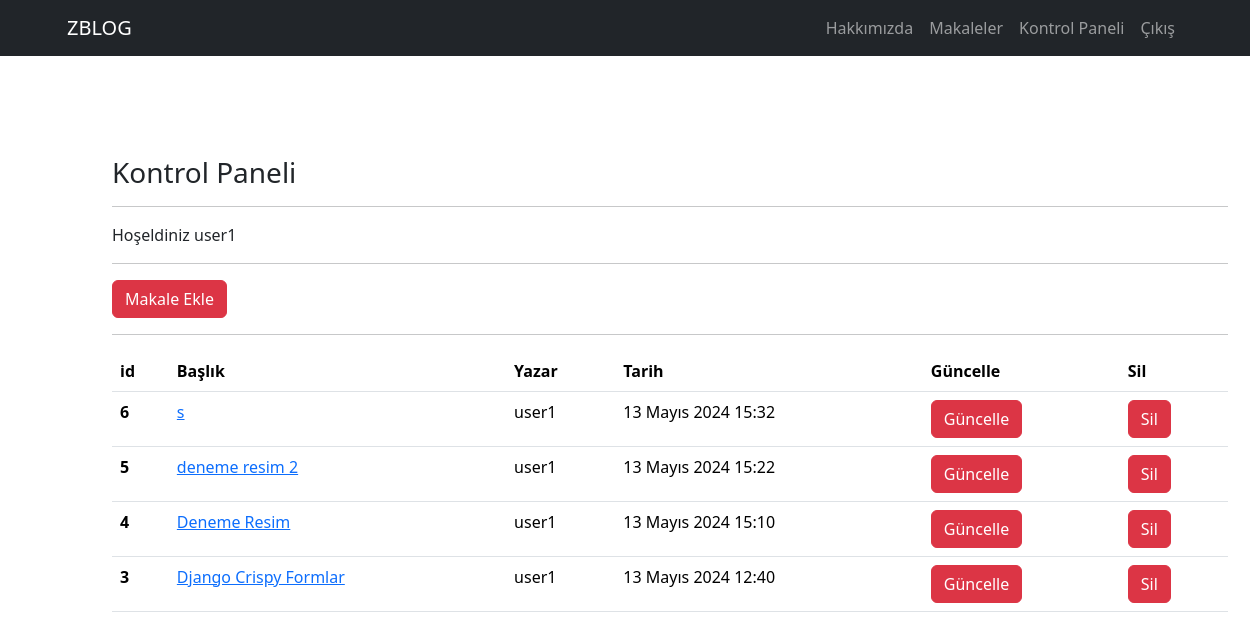
The page /articles/dashboard/ (signed in) on the database as committed earlier.
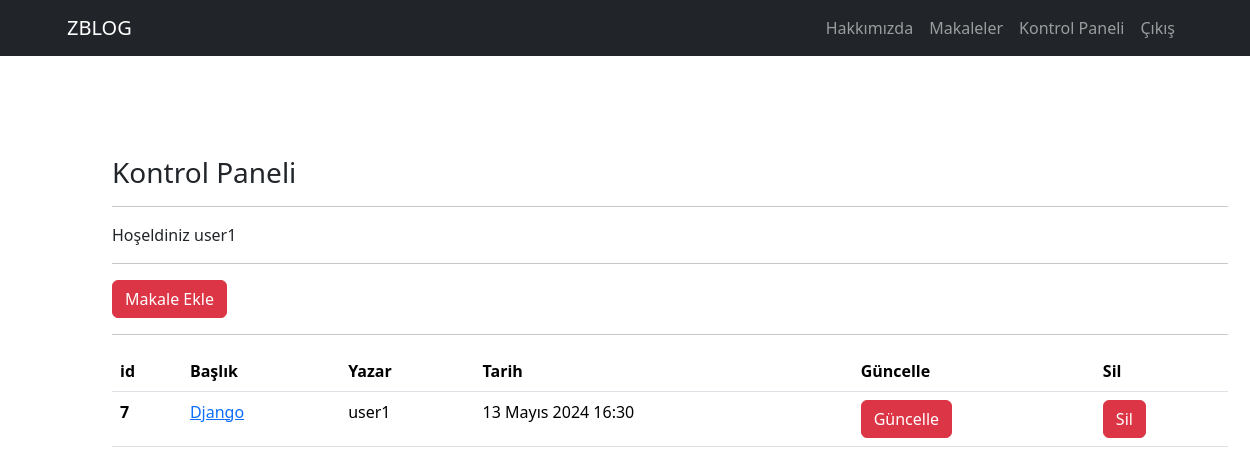
The same page on the database as committed later.
### article/models.py (models this page shows, shortened)
class Article(models.Model):
    author = models.ForeignKey("auth.user",on_delete= models.CASCADE,verbose_name="Yazar") #on-delete user silinirse o usera ait tüm makaleler silinir.
    title = models.CharField(max_length=50,verbose_name="Başlık")
    content = RichTextField()
    create_date = models.DateTimeField(auto_now_add=True,verbose_name="Oluşturma Tarihi")
    article_image = models.FileField(blank=True,null=True,verbose_name="Makaleye Fotoğraf Ekleyin")
    class Meta:
        ordering = ['-create_date']

### article/views.py (the view)
# urls.py: path('dashboard/',views.dashboard,name= "dashboard" ),
@login_required(login_url="user:login")
def dashboard(request):
    articles = Article.objects.filter(author = request.user)
    context = {
        "articles":articles
    }
    return render(request,"dashboard.html",context)

### templates/dashboard.html
{% extends "layout.html" %}
{% block body %}
<h3> Kontrol Paneli</h3>
<hr>
<p>
      Hoşeldiniz {{request.user.username}}
</p>
<hr>
<a class="btn btn-danger" href= "{% url "article:addarticle" %}"> Makale Ekle</a>
<hr>
{% if articles %}
<table class="table">
      <thead class="thead-dark">
        <tr>
          <th scope="col">id</th>
          <th scope="col">Başlık</th>
          <th scope="col">Yazar</th>
          <th scope="col">Tarih</th>
          <th scope="col">Güncelle</th>
          <th scope="col">Sil</th>
        </tr>
      </thead>
      <tbody>
        {% for article in articles %}
        <tr>
            <th scope="row">{{article.id}}</th>
            <td><a href="{% url "article:detail" article.id %}">{{article.title}}</a></td>
            <td>{{article.author.username}}</td>
            <td>{{article.create_date}}</td>
            <td><a href="{% url "article:update" article.id %}" class = "btn btn-danger">Güncelle </a></td>
            <td><a href="{% url "article:delete" article.id %}" class = "btn btn-danger">Sil</a></td>
        </tr>
        {% endfor %}
      </tbody>
    </table>
{% else %}
<div class="alert alert-danger">Henüz Bir Makaleniz Bulunmuyor..</div>
{% endif %}
{% endblock body %}

Rows that differ between the two databases and show on the page:
removed Article: id "6", title "s", author.username "user1", create_date "13 Mayıs 2024 15:32"
removed Article: id "5", title "deneme resim 2", author.username "user1", create_date "13 Mayıs 2024 15:22"
removed Article: id "4", title "Deneme Resim", author.username "user1", create_date "13 Mayıs 2024 15:10"
removed Article: id "3", title "Django Crispy Formlar", author.username "user1", create_date "13 Mayıs 2024 12:40"
added Article: id "7", title "Django", author.username "user1", create_date "13 Mayıs 2024 16:30"
